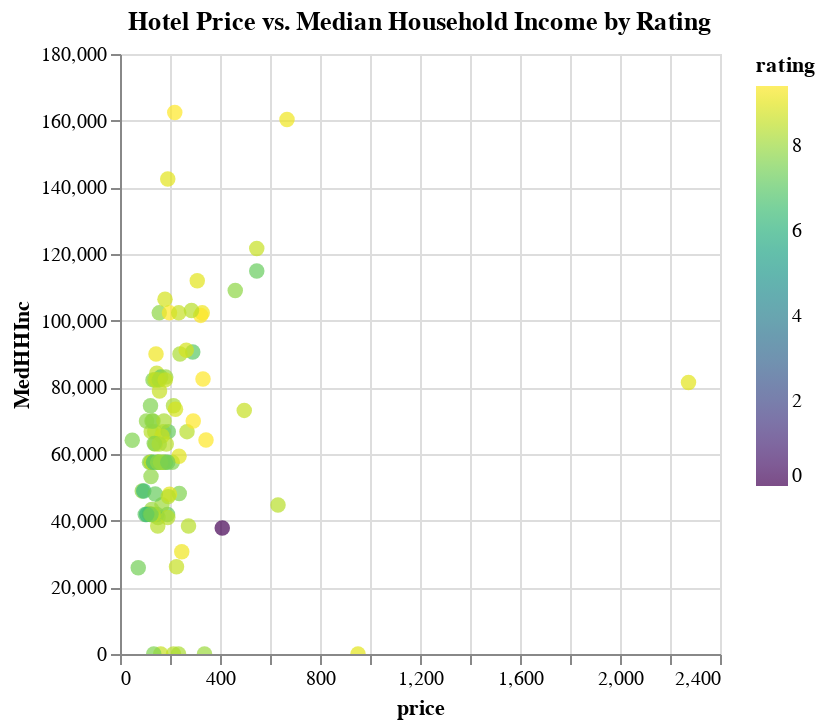

The code cell stored with this chart in its notebook:
### Code cell
chart = alt.Chart(hotels_census_cleaned).mark_circle(size=60).encode(
    x='price:Q', 
    y='MedHHInc:Q',
    color=alt.Color('rating:Q', scale=alt.Scale(scheme='viridis')),
    tooltip=['name:N', 'price:Q', 'MedHHInc:Q', 'rating:Q']
).properties(
    title='Hotel Price vs. Median Household Income by Rating'
).interactive()

chart.display()
